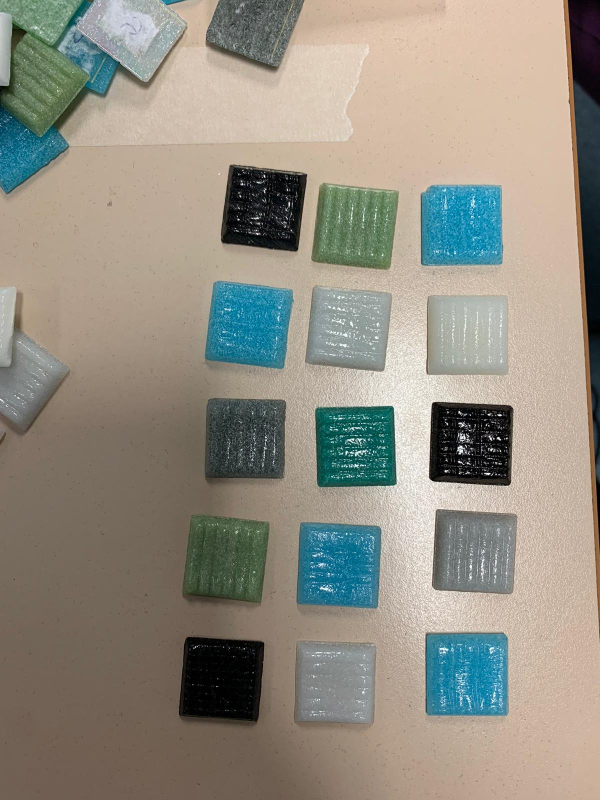
#> input picture mosaic_ref/Scene/Scene1.jpg, 1200 x 1600 px, found by its file name (shown at 1/2 size)
$ python HSV_offline.py
#> lines starting #> are read from the running program, lines starting #| are printed output that depends on the picture; after the words box and inside, x2 and y2 are one past the last pixel; in counts of white or black regions, pixels touching at a corner belong together
import cv2
import numpy as np
import pandas as pd
import os
import io
import sys
import imutils
import colorsys


from matplotlib import pyplot as plt
from tabulate import tabulate
from PIL import Image

scene = r"C:\Users\bianc\TMvision_TmHttp_server_sample_code\python_example\TM_HTTP_2024\mosaic_ref\Scene\Scene1.jpg"
sceneim = cv2.imread(scene)
#> sceneim is the input picture: shape (1600, 1200, 3); mean B, G, R 130.4, 142.1, 146.5
#cv2.imshow("sceneim",sceneim)

#DISCLAIMER: IMREAD ASSUMES BGR!!!!!!!!!!!!!

#-- Color Thresholds RGB notation || Sidenote: (HSV opencv: 0-179; 0-255; 0-255 || HSV standard paint: 0-360; %; %, ho usato una semplice proporzione per convertire in HSV opencv)
#Check: mask, Thresholding
#-- Azzurro VV
Light_A = np.array([222,231,255], np.uint8)
Dark_A = np.array([92, 139, 94], np.uint8)

#-- Bianco VX
Light_B = np.array([198,28,134], np.uint8)
Dark_B = np.array([99,0,24], np.uint8)

# [7 lines of commented-out code are left out]
Light_G = np.array([134,49,108], np.uint8)
Dark_G =np.array([50,3,59], np.uint8)

#Light_G = cv2.cvtColor(Light_G, cv2.COLOR_RGB2HSV)
#Dark_G =cv2.cvtColor(Dark_G, cv2.COLOR_RGB2HSV)

#-- Nero VV
Light_N = np.array([17,194,194], np.uint8)
Dark_N = np.array([0,0,0], np.uint8)

#Light_N = cv2.cvtColor(Light_N, cv2.COLOR_RGB2HSV)
#Dark_N =cv2.cvtColor(Dark_N, cv2.COLOR_RGB2HSV)

#-- Turchese VV
Light_T = np.array([255,255,92], np.uint8)
Dark_T = np.array([43,75,71], np.uint8)

#Light_T = cv2.cvtColor(Light_T1, cv2.COLOR_RGB2HSV)
#Dark_T =cv2.cvtColor(Dark_T1, cv2.COLOR_RGB2HSV)

#-- Verde V
Light_V = np.array([255,255,66], np.uint8)
Dark_V = np.array([42,47,38], np.uint8)

#Light_V = cv2.cvtColor(Light_V1, cv2.COLOR_RGB2BGR)
#Dark_V =cv2.cvtColor(Dark_V1, cv2.COLOR_RGB2BGR)

#-- Color recognition

#a) Picking frame and converting it to HSV
sceneim_hsv = cv2.cvtColor(sceneim, cv2.COLOR_BGR2HSV)
#> sceneim_hsv: shape (1600, 1200, 3); mean H, S, V 31.9, 61, 156.4
#cv2.imshow("scenehsv",sceneim_hsv)

#b) Create mask for every color with dark and light value
Mask_Azzurro = cv2.inRange(sceneim_hsv, Dark_A, Light_A)
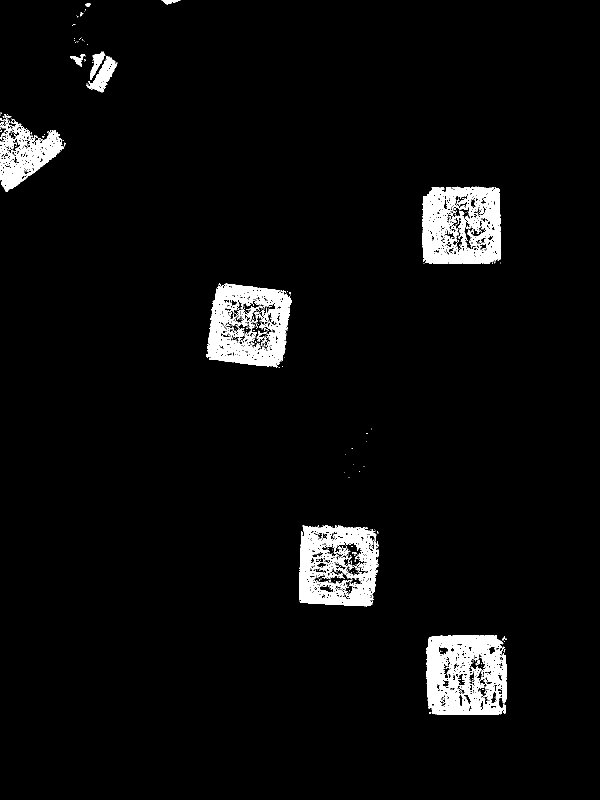
#> Mask_Azzurro: shape (1600, 1200) (shown at 1/2 size); 4.2% white; 357 white regions (327 under 20 px), largest, box (x1, y1, x2, y2) and area: (853, 1270, 1013, 1429) 18569, (845, 373, 1002, 528) 17376, (413, 567, 583, 735) 15726

#B1 = cv2.inRange(sceneim_hsv, Dark_B, Light_B)
#B2 = cv2.inRange(sceneim_hsv, Dark_B2, Light_B2)
#Mask_Bianco = B1+B2
Mask_Bianco = cv2.inRange(sceneim_hsv, Dark_B,Light_B)
#> Mask_Bianco: shape (1600, 1200); 0.56% white in thin lines or dots, all inside (x1, y1, x2, y2) = (0, 17, 1193, 1443)
Mask_Grigio = cv2.inRange(sceneim_hsv, Dark_G, Light_G)
#> Mask_Grigio: shape (1600, 1200); 1.5% white; 1597 white regions (1540 under 20 px), largest, box (x1, y1, x2, y2) and area: (413, 800, 569, 954) 12304, (415, 0, 580, 127) 9694, (882, 1102, 891, 1162) 254
Mask_Nero = cv2.inRange(sceneim_hsv, Dark_N, Light_N)
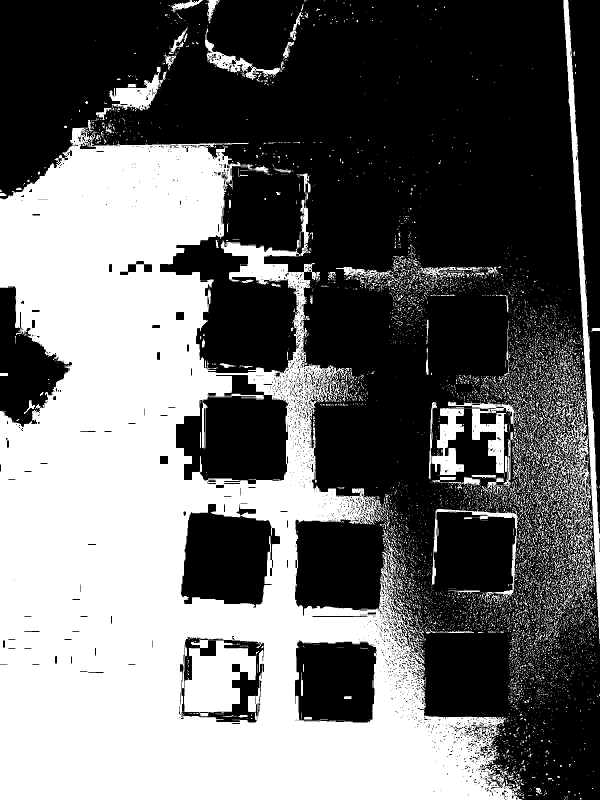
#> Mask_Nero: shape (1600, 1200) (shown at 1/2 size); 42.1% white; 6893 white regions (6426 under 20 px), largest, box (x1, y1, x2, y2) and area: (0, 255, 1044, 1600) 697691, (367, 1278, 513, 1432) 14344, (1127, 0, 1200, 1287) 12846
Mask_Turchese = cv2.inRange(sceneim_hsv, Dark_T, Light_T)
#> Mask_Turchese: shape (1600, 1200); 1.2% white in thin lines or dots, all inside (x1, y1, x2, y2) = (0, 0, 1200, 1424)
Mask_Verde = cv2.inRange(sceneim_hsv, Dark_V, Light_V)
#> Mask_Verde: shape (1600, 1200); 1.1% white; 1720 white regions (1661 under 20 px), largest, box (x1, y1, x2, y2) and area: (1149, 165, 1200, 444) 9407, (1181, 697, 1200, 847) 1653, (0, 110, 41, 246) 1009

#c) Threshold
Thresh = 100
Thresh_A = 100  # to tune
# threshold e maschera azzurro ok
ret, Thresh_Azzurro = cv2.threshold(Mask_Azzurro,Thresh_A, 255, cv2.THRESH_BINARY+cv2.THRESH_TOZERO)
#> ret = 100
#Thresh_Azzurro_res = cv2.resize(Thresh_Azzurro,(800,626))
#cv2.imshow("thresh azzurro",Thresh_Azzurro_res)
Thresh_B = 127
Thresh_Bianco = cv2.adaptiveThreshold(Mask_Bianco, 255, cv2.ADAPTIVE_THRESH_MEAN_C, \
                                           cv2.THRESH_BINARY_INV,11,2)
#> Thresh_Bianco: shape (1600, 1200); 2.6% white; 154 white regions (73 under 20 px), largest, box (x1, y1, x2, y2) and area: (451, 336, 602, 500) 14362, (885, 811, 1019, 964) 8343, (597, 1354, 709, 1448) 3249
Thresh_Bianco_res = cv2.resize(Thresh_Bianco,(800,626))
#cv2.imshow("thresh bianco",Thresh_Bianco_res)

Thresh_G = 100
ret, Thresh_Grigio = cv2.threshold(Mask_Grigio,Thresh_G, 255, cv2.THRESH_BINARY+cv2.THRESH_TOZERO)
print(ret)
#| 100.0
#Thresh_Grigio_res = cv2.resize(Thresh_Grigio,(800,626))
#cv2.imshow("thresh Grigio",Thresh_Grigio_res)

ret, Thresh_Nero = cv2.threshold(Mask_Nero,Thresh, 255, cv2.THRESH_BINARY+cv2.THRESH_TOZERO)
#Thresh_Nero_res = cv2.resize(Thresh_Nero,(800,626))
#cv2.imshow("thresh Nero",Thresh_Nero_res)

Thresh_T = 100
ret, Thresh_Turchese = cv2.threshold(Mask_Turchese,Thresh, 255, cv2.THRESH_BINARY+cv2.THRESH_TOZERO)
#Thresh_Turchese_res = cv2.resize(Thresh_Turchese,(800,626))
#cv2.imshow("thresh Turchese",Thresh_Turchese_res)

Thresh_V=80
Thresh_Verde = cv2.adaptiveThreshold(Mask_Verde, 255, cv2.ADAPTIVE_THRESH_MEAN_C, cv2.THRESH_BINARY, 3, 0)
#> Thresh_Verde: shape (1600, 1200); 0.54% white in thin lines or dots, all inside (x1, y1, x2, y2) = (0, 16, 1200, 1424)
Thresh_Verde_res = cv2.resize(Thresh_Verde,(800,626))
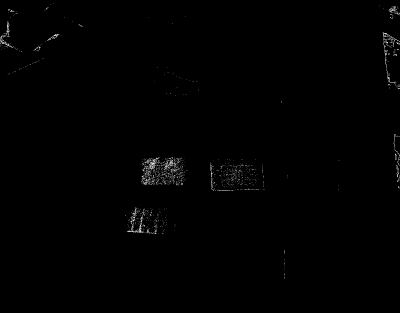
#> Thresh_Verde_res: shape (626, 800) (shown at 1/2 size); min 0, max 255, mean 1.4
cv2.imshow("thresh Verde",Thresh_Verde_res)


#d) Find contour of objects to detect
Cont_azzurro = cv2.findContours(Thresh_Azzurro, cv2.RETR_TREE , cv2.CHAIN_APPROX_SIMPLE)
#> Cont_azzurro = 2529 contours, 2319 with area under 20; largest, box (x1, y1, x2, y2) and area: (853, 1270, 1013, 1429) 23866, (845, 373, 1002, 528) 22792, (598, 1050, 758, 1213) 22680, (413, 567, 583, 735) 22658, (0, 238, 128, 384) 8341
Cont_azzurro = imutils.grab_contours(Cont_azzurro)

Cont_bianco = cv2.findContours(Thresh_Bianco, cv2.RETR_TREE , cv2.CHAIN_APPROX_SIMPLE)
#> Cont_bianco = 1396 contours, 1152 with area under 20; largest, box (x1, y1, x2, y2) and area: (451, 336, 602, 500) 18754, (885, 811, 1019, 964) 10328, (597, 1354, 709, 1448) 4447, (939, 1083, 997, 1141) 2190, (1003, 817, 1022, 917) 1504
Cont_bianco = imutils.grab_contours(Cont_bianco)

Cont_grigio = cv2.findContours(Thresh_Grigio, cv2.RETR_TREE , cv2.CHAIN_APPROX_SIMPLE)
#> Cont_grigio = 2710 contours, 2571 with area under 20; largest, box (x1, y1, x2, y2) and area: (413, 800, 569, 954) 17326, (415, 0, 580, 127) 11746, (495, 840, 542, 935) 1254, (484, 843, 505, 925) 612, (487, 827, 522, 872) 503
Cont_grigio = imutils.grab_contours(Cont_grigio)

Cont_nero = cv2.findContours(Thresh_Nero, cv2.RETR_TREE , cv2.CHAIN_APPROX_SIMPLE)
#> Cont_nero = 9950 contours, 9432 with area under 20; largest, box (x1, y1, x2, y2) and area: (0, 255, 1044, 1600) 818638, (351, 749, 577, 969) 35650, (361, 1007, 561, 1216) 29832, (589, 1280, 754, 1446) 24524, (362, 1273, 529, 1446) 24209
Cont_nero = imutils.grab_contours(Cont_nero)

Cont_turchese = cv2.findContours(Thresh_Turchese, cv2.RETR_TREE , cv2.CHAIN_APPROX_SIMPLE)
#> Cont_turchese = 2046 contours, 1955 with area under 20; largest, box (x1, y1, x2, y2) and area: (631, 816, 791, 974) 13251, (463, 1057, 534, 1153) 2408, (381, 1036, 459, 1121) 2224, (680, 843, 740, 899) 1720, (646, 813, 787, 847) 1090
Cont_turchese = imutils.grab_contours(Cont_turchese)

Cont_verde = cv2.findContours(Thresh_Verde, cv2.RETR_TREE , cv2.CHAIN_APPROX_SIMPLE)
#> Cont_verde = 1968 contours, 1913 with area under 20; largest, box (x1, y1, x2, y2) and area: (1149, 165, 1200, 444) 913, (0, 110, 41, 246) 688, (381, 1152, 460, 1194) 506, (432, 805, 477, 866) 492, (1159, 215, 1182, 243) 378
Cont_verde = imutils.grab_contours(Cont_verde)


#e) Draw contours
#sceneim=cv2.cvtColor(sceneim, cv2.COLOR_BGR2RGB)
for c in Cont_azzurro:
    Area1 = cv2.contourArea(c)
    if Area1>20000:
        cv2.drawContours(sceneim, [c], -1, (0,255,0), 2)
        M1 = cv2.moments(c)
        x1 = int(M1["m10"]/M1["m00"])
        y1 = int(M1["m01"]/M1["m00"])
        cv2.circle(sceneim, (x1,y1), 5, (255,255,255),-1)
        cv2.putText(sceneim,"Azzurro", (x1-20,y1), cv2.FONT_HERSHEY_SIMPLEX, 2, (255,255,255), 2)
#> this loop made 2529 passes
#> (Area1, x1, y1) on passes 9, 491, 1121, 1726: (23865.5, 931, 1350), (22680, 674, 1132), (22658, 497, 650), (22792, 923, 451)
        #break # quando trova il primo contour utile, esce e passa al prossimo colore

for c in Cont_bianco:
    Area2 = cv2.contourArea(c)
    if Area2>20000 and Area2<30000:
        cv2.drawContours(sceneim, [c], -1, (0,255,0), 2)
        M2 = cv2.moments(c)
        x2 = int(M2["m10"]/M2["m00"])
        y2 = int(M2["m01"]/M2["m00"])
        cv2.circle(sceneim, (x2,y2), 5, (255,255,255),-1)
        cv2.putText(sceneim,"Bianco", (x2-20,y2), cv2.FONT_HERSHEY_SIMPLEX, 2, (255,255,255), 2)
#> this loop made 1396 passes
#> Area2 on passes 1, 7, 12: 120.5, 150, 204

for c in Cont_grigio:
    Area3 = cv2.contourArea(c)
    if Area3>4000 :
        cv2.drawContours(sceneim, [c], -1, (0,255,0), 2)
        M3 = cv2.moments(c)
        x3 = int(M3["m10"]/M3["m00"])
        y3 = int(M3["m01"]/M3["m00"])
        cv2.circle(sceneim, (x3,y3), 5, (255,255,255),-1)
        cv2.putText(sceneim,"Grigio", (x3-20,y3), cv2.FONT_HERSHEY_SIMPLEX, 2, (255,255,255), 2)
#> this loop made 2710 passes
#> (Area3, x3, y3) on passes 991, 2299: (17326, 499, 868), (11745.5, 500, 45)
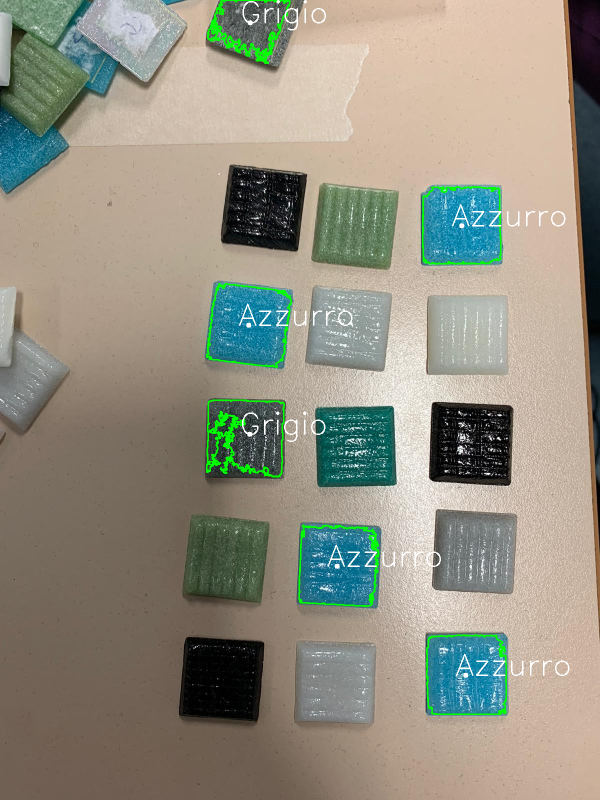
#> sceneim: shape (1600, 1200, 3) (shown at 1/2 size); mean B, G, R 129.8, 144.1, 146.5
        #break

for c in Cont_nero:
    Area4 = cv2.contourArea(c)
    if Area4>20000 and Area4<30000:
        cv2.drawContours(sceneim, [c], -1, (0,255,0), 2)
        M4 = cv2.moments(c)
        x4 = int(M4["m10"]/M4["m00"])
        y4 = int(M4["m01"]/M4["m00"])
        cv2.circle(sceneim, (x4,y4), 5, (255,255,255),-1)
        cv2.putText(sceneim,"Nero", (x4-20,y4), cv2.FONT_HERSHEY_SIMPLEX, 2, (255,255,255), 2)
#> this loop made 9950 passes
#> Area4 on pass 30: 64.5
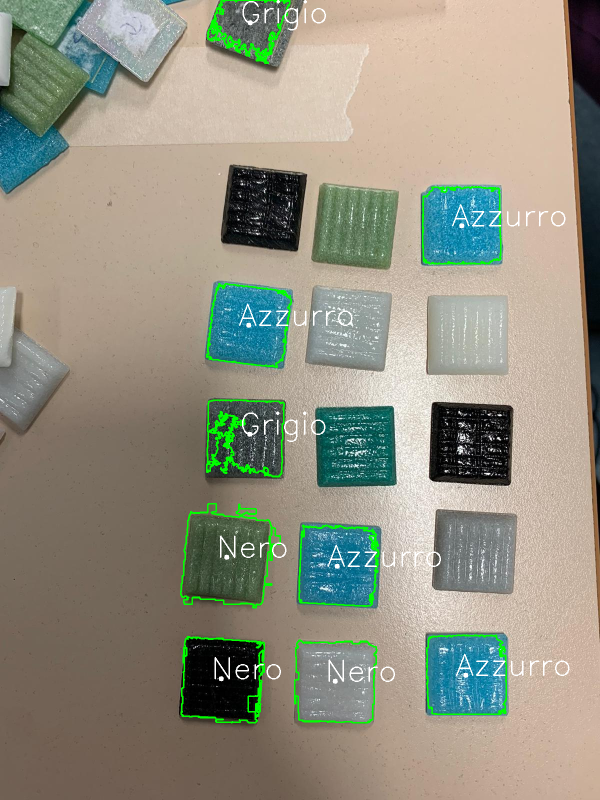
#> sceneim: shape (1600, 1200, 3) (shown at 1/2 size); 0.66% of pixels changed, all inside (x1, y1, x2, y2) = (360, 1006, 790, 1447)
       #break

for c in Cont_turchese:
    Area5 = cv2.contourArea(c)
    if Area5>4000 :
        cv2.drawContours(sceneim, [c], -1, (0,255,0), 2)
        M5 = cv2.moments(c)
        x5 = int(M5["m10"]/M5["m00"])
        y5 = int(M5["m01"]/M5["m00"])
        cv2.circle(sceneim, (x5,y5), 5, (255,255,255),-1)
        cv2.putText(sceneim,"Turchese", (x5-20,y5), cv2.FONT_HERSHEY_SIMPLEX, 2, (255,255,255), 2)
#> this loop made 2046 passes
#> (Area5, x5, y5) on pass 937: (13251, 701, 902)
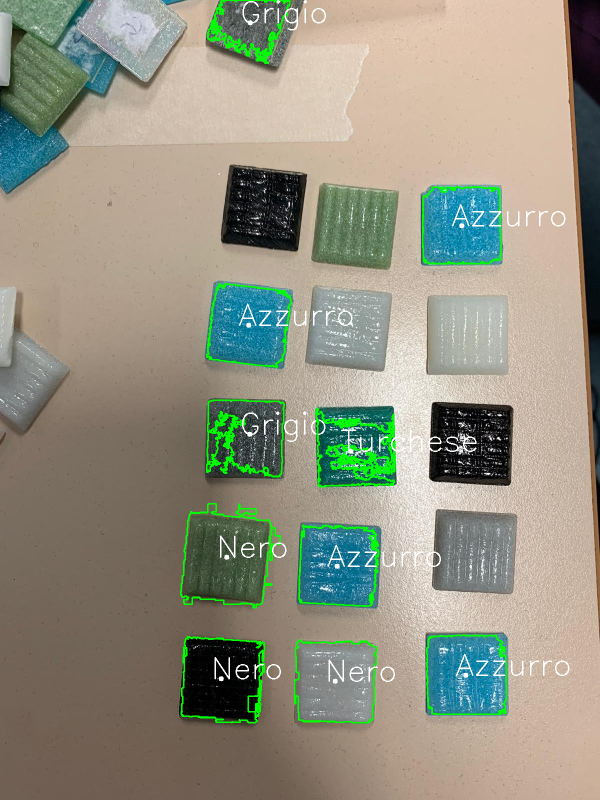
#> sceneim: shape (1600, 1200, 3) (shown at 1/2 size); 0.52% of pixels changed, all inside (x1, y1, x2, y2) = (630, 815, 953, 975)
        #break

for c in Cont_verde:
    Area6 = cv2.contourArea(c)
    if Area6>4000 :
        cv2.drawContours(sceneim, [c], -1, (0,255,0), 2)
        M6 = cv2.moments(c)
        x6 = int(M6["m10"]/M6["m00"])
        y6 = int(M6["m01"]/M6["m00"])
        cv2.circle(sceneim, (x6,y6), 5, (255,255,255),-1)
        cv2.putText(sceneim,"Verde", (x6-20,y6), cv2.FONT_HERSHEY_SIMPLEX, 2, (255,255,255), 2)
#> this loop made 1968 passes
#> (c, Area6) on passes 1 to 3: ([[852, 1416], [852, 1423]], 0), ([[852, 1399], [852, 1408]], 0), ([[852, 1376]], 0)
        #break

#-- Show result
sceneim_res = cv2.resize(sceneim,(800, 626))
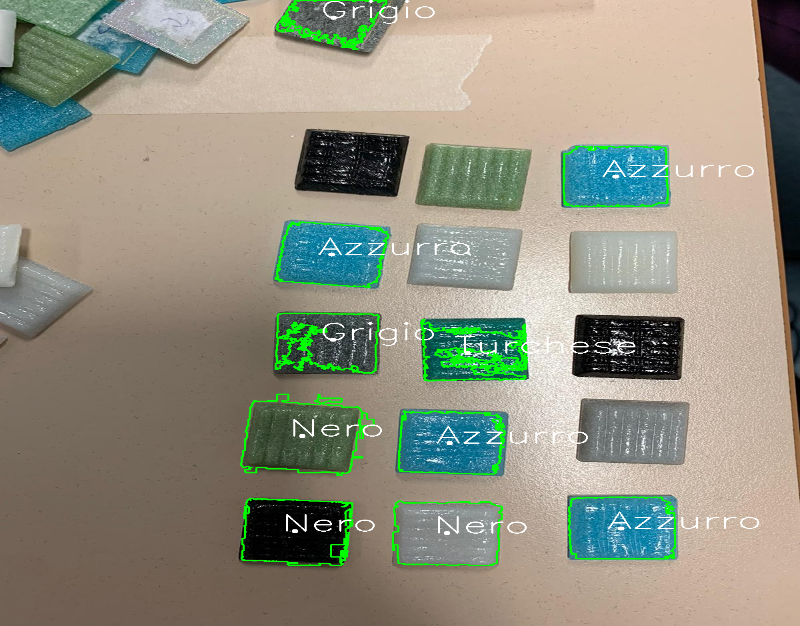
#> sceneim_res: shape (626, 800, 3); mean B, G, R 129.5, 145.9, 146.3
cv2.imshow("Color Detection", sceneim_res)

while(1):
    if cv2.waitKey(20) & 0xFF ==27:
#> (key Esc is pressed here)
        break
cv2.destroyAllWindows()

#- Save output image
sceneim = cv2.cvtColor(sceneim, cv2.COLOR_BGR2RGB)
plt.imsave(os.path.join(r"C:\Users\bianc\TMvision_TmHttp_server_sample_code\python_example\TM_HTTP_2024\mosaic_ref\Scene", "output_img.jpg"), sceneim)

#-- Centroid evaluation

#-- Rotation evaluation

#-- Piling up json file
#result = {
 #           "message":"success",
 #           "annotations":[
 #               {
  #                  "box_cx": float(str(cx)),
  #                  "box_cy": float(str(cy)),
   #                 "box_w": float(str(box_w)),
    #                "box_h": float(str(box_h)),
     #               "label": "DX",
      #              "score": float(str(1.000)),
       #             "rotation": float(str(theta))
#
 #               }
  #          ],
   #         "result": "ImageDX"
    #    }

#table = [["label",result["annotations"][0]["label"]],["box_cx", result["annotations"][0]["box_cx"]],
#            ["box_cy",result["annotations"][0]["box_cy"]],["box_w",result["annotations"][0]["box_w"]],
#            ["box_h",result["annotations"][0]["box_h"]],["rotation", result["annotations"][0]["rotation"]]]
        #print(table)
#title = "label values"
#with open(r"C:\Users\bianc\TMvision_TmHttp_server_sample_code\python_example\TM_HTTP_2024\json.txt", 'a') as f:
 #   f.write('\n')
  #  f.write(str(title))
   # f.write('\n')
    #f.write(tabulate(table))
    #f.close()
